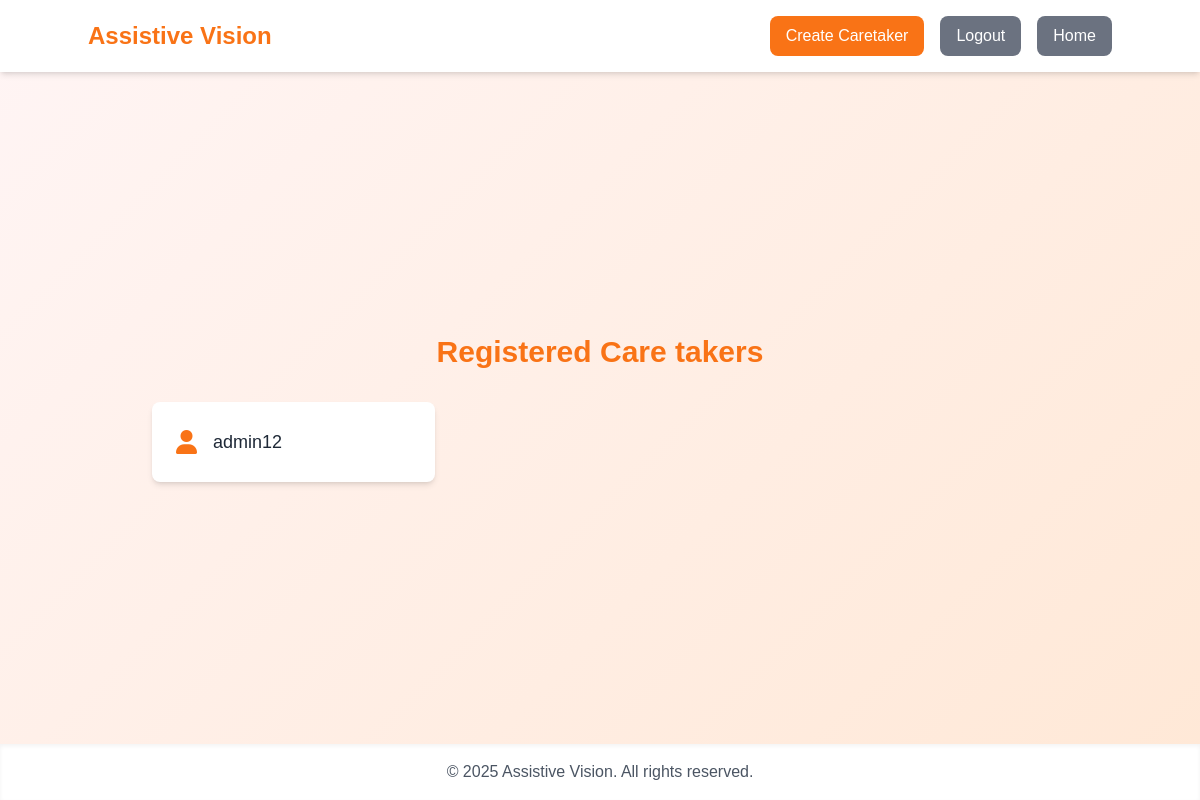
The page /caretakers (signed in) on the database as committed earlier.
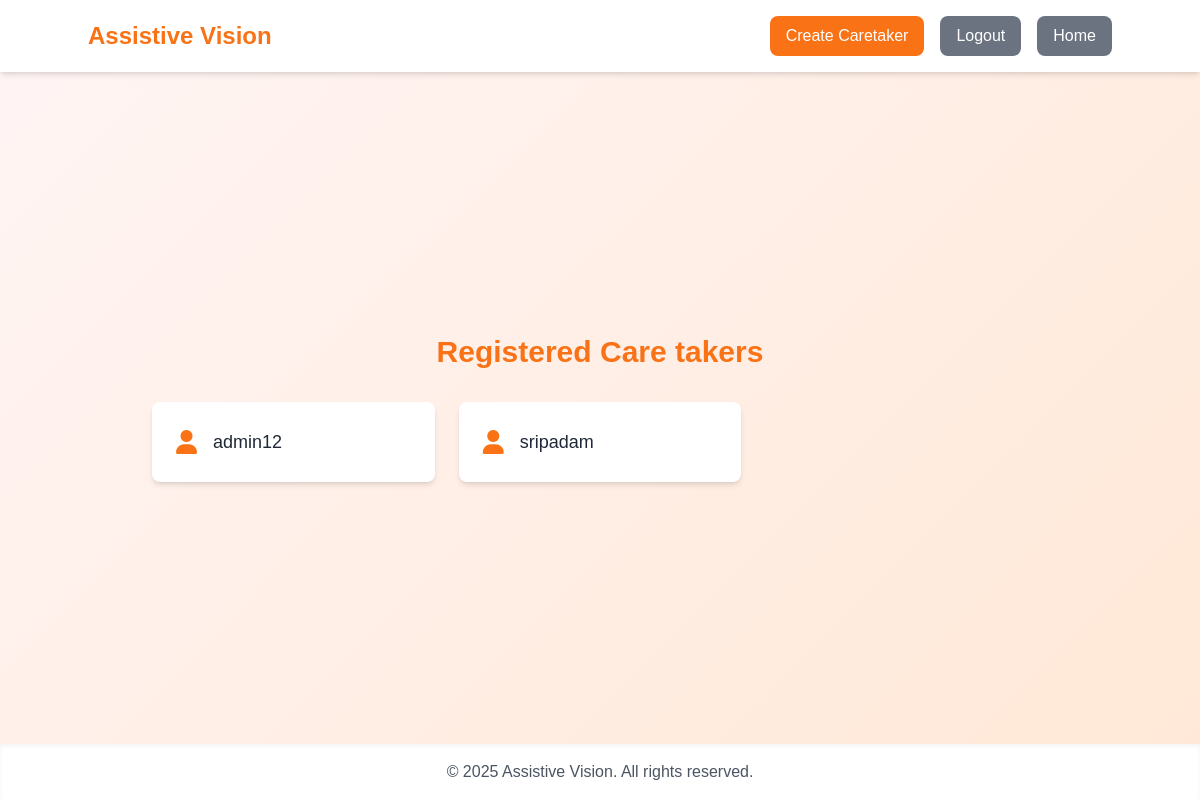
The same page on the database as committed later.
### tables this page shows
CREATE TABLE users_info (
                username TEXT PRIMARY KEY,
                speech_credential TEXT NOT NULL
            );

### app.py (the view)
@app.route('/caretakers')
def caretakers():
    if 'username' not in session:
        flash('Please log in to access this page', 'error')
        return redirect(url_for('login'))
    conn = get_db_connection()
    c = conn.cursor()
    c.execute('SELECT username FROM users_info')
    users = [row['username'] for row in c.fetchall()]
    conn.close()
    return render_template('caretaker.html', users=users, current_user=session['username'])

### app.py (called while the page is built)
def get_db_connection():
    conn = sqlite3.connect(DATABASE, check_same_thread=False)
    conn.row_factory = sqlite3.Row
    return conn

### templates/caretaker.html (shortened to what this page needs)
<!DOCTYPE html>
<html lang="en">
<head>
    <script src="https://cdn.tailwindcss.com"></script>
    <link rel="stylesheet" href="https://cdnjs.cloudflare.com/ajax/libs/font-awesome/6.0.0-beta3/css/all.min.css">
</head>
<body class="min-h-screen flex flex-col">
    <header class="bg-white shadow-md p-4">
        <div class="container mx-auto flex justify-between items-center">
            <h1 class="text-2xl font-bold text-orange-500">Assistive Vision</h1>
            <nav class="flex space-x-4">
                {% if current_user %}
                    <a href="/create_caretaker" class="bg-orange-500 text-white px-4 py-2 rounded-lg hover:bg-orange-600">Create Caretaker</a>
                    <a href="/logout" class="bg-gray-500 text-white px-4 py-2 rounded-lg hover:bg-gray-600">Logout</a>
                        <a href="/" class="bg-gray-500 text-white px-4 py-2 rounded-lg hover:bg-gray-600">Home</a>
                {% else %}
                    <a href="/login" class="bg-orange-500 text-white px-4 py-2 rounded-lg hover:bg-orange-600">Login</a>
                    <a href="/signup" class="bg-orange-500 text-white px-4 py-2 rounded-lg hover:bg-orange-600">Sign Up</a>
                    <a href="/" class="bg-gray-500 text-white px-4 py-2 rounded-lg hover:bg-gray-600">Home</a>
                {% endif %}
            </nav>
        </div>
    </header>
    <main class="container mx-auto py-8 flex-grow flex items-center justify-center">
        <div class="w-full max-w-4xl">
            <h2 class="text-3xl font-bold text-center text-orange-500 mb-8">Registered Care takers</h2>
            {% if users %}
                <div class="grid grid-cols-1 sm:grid-cols-2 md:grid-cols-3 gap-6">
                    {% for user in users %}
                        <a href="{{ url_for('caregiver_dashboard', username=user) }}" class="user-card bg-white rounded-lg shadow-md p-6 flex items-center space-x-4">
                            <i class="fas fa-user text-orange-500 text-2xl"></i>
                            <span class="text-lg font-medium text-gray-800">{{ user }}</span>
                        </a>
                    {% endfor %}
                </div>
            {% else %}
                <p class="no-users">No caregivers registered</p>
            {% endif %}
        </div>
    </main>
    <footer class="bg-white shadow-inner p-4 text-center">
        <p class="text-gray-600">© 2025 Assistive Vision. All rights reserved.</p>
    </footer>
</body>
</html>

### templates/caretaker.html (style rules this page uses)
body { background: linear-gradient(135deg, #fff5f5 0%, #ffe8d6 100%); font-family: 'Arial', sans-serif; }
.user-card { transition: transform 0.3s ease, box-shadow 0.3s ease; }

Rows that differ between the two databases and show on the page:
added users_info: username "sripadam"
